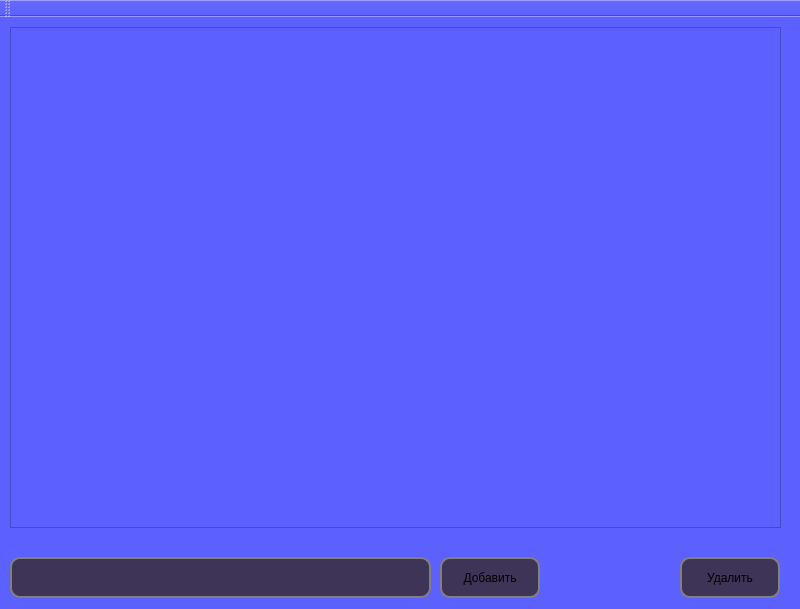
<?xml version="1.0" encoding="UTF-8"?>
<ui version="4.0">
 <class>MainWindow</class>
 <widget class="QMainWindow" name="MainWindow">
  <property name="geometry">
   <rect>
    <x>0</x>
    <y>0</y>
    <width>800</width>
    <height>609</height>
   </rect>
  </property>
  <property name="windowTitle">
   <string>MainWindow</string>
  </property>
  <property name="styleSheet">
   <string notr="true">* {

}

QWidget {
	background:rgb(92, 96, 255);
	font-size: 100%;
}

QListWidget {
	background:rgb(92, 96, 255);
	font: 700 24pt &quot;Al Bayan&quot;;
}

QLineEdit {
	border:2px solid gray;
	border-radius:10px;
	background:rgb(62, 52, 88);
	font: 700 18pt &quot;Al Bayan&quot;;

	
}

QPushButton {
	border:2px solid gray;
	border-radius:10px;
	background:rgb(62, 52, 88);
}</string>
  </property>
  <widget class="QWidget" name="centralwidget">
   <widget class="QListWidget" name="listWidget">
    <property name="geometry">
     <rect>
      <x>10</x>
      <y>10</y>
      <width>771</width>
      <height>501</height>
     </rect>
    </property>
   </widget>
   <widget class="QLineEdit" name="lineEdit">
    <property name="geometry">
     <rect>
      <x>10</x>
      <y>540</y>
      <width>421</width>
      <height>41</height>
     </rect>
    </property>
    <property name="text">
     <string/>
    </property>
   </widget>
   <widget class="QPushButton" name="pushButton">
    <property name="geometry">
     <rect>
      <x>440</x>
      <y>540</y>
      <width>100</width>
      <height>41</height>
     </rect>
    </property>
    <property name="text">
     <string>Добавить</string>
    </property>
   </widget>
   <widget class="QPushButton" name="pushButtonDel">
    <property name="geometry">
     <rect>
      <x>680</x>
      <y>540</y>
      <width>100</width>
      <height>41</height>
     </rect>
    </property>
    <property name="text">
     <string>Удалить</string>
    </property>
   </widget>
  </widget>
  <widget class="QToolBar" name="toolBar">
   <property name="windowTitle">
    <string>toolBar</string>
   </property>
   <attribute name="toolBarArea">
    <enum>TopToolBarArea</enum>
   </attribute>
   <attribute name="toolBarBreak">
    <bool>false</bool>
   </attribute>
  </widget>
 </widget>
 <resources/>
 <connections/>
</ui>
